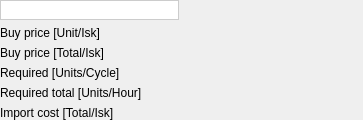
<?xml version="1.0" encoding="UTF-8"?>
<ui version="4.0">
 <class>SchematicRowComponent</class>
 <widget class="QWidget" name="SchematicRowComponent">
  <property name="geometry">
   <rect>
    <x>0</x>
    <y>0</y>
    <width>363</width>
    <height>113</height>
   </rect>
  </property>
  <property name="windowTitle">
   <string>Form</string>
  </property>
  <layout class="QGridLayout" name="gridLayout">
   <property name="leftMargin">
    <number>0</number>
   </property>
   <property name="topMargin">
    <number>0</number>
   </property>
   <property name="rightMargin">
    <number>0</number>
   </property>
   <property name="bottomMargin">
    <number>0</number>
   </property>
   <item row="2" column="0">
    <widget class="QLabel" name="label_8">
     <property name="text">
      <string>Buy price [Total/Isk]</string>
     </property>
    </widget>
   </item>
   <item row="1" column="0">
    <widget class="QLabel" name="label">
     <property name="text">
      <string>Buy price [Unit/Isk]</string>
     </property>
    </widget>
   </item>
   <item row="1" column="1">
    <widget class="QLabel" name="componentBuyPrice">
     <property name="text">
      <string/>
     </property>
    </widget>
   </item>
   <item row="3" column="1">
    <widget class="QLabel" name="quantityPerCycle">
     <property name="text">
      <string/>
     </property>
    </widget>
   </item>
   <item row="3" column="0">
    <widget class="QLabel" name="label_3">
     <property name="text">
      <string>Required [Units/Cycle]</string>
     </property>
    </widget>
   </item>
   <item row="4" column="0">
    <widget class="QLabel" name="label_7">
     <property name="text">
      <string>Required total [Units/Hour]</string>
     </property>
    </widget>
   </item>
   <item row="2" column="1">
    <widget class="QLabel" name="componentBuyPriceTotal">
     <property name="text">
      <string/>
     </property>
    </widget>
   </item>
   <item row="5" column="0">
    <widget class="QLabel" name="label_2">
     <property name="text">
      <string>Import cost [Total/Isk]</string>
     </property>
    </widget>
   </item>
   <item row="4" column="1">
    <widget class="QLabel" name="quantityPerHour">
     <property name="text">
      <string/>
     </property>
    </widget>
   </item>
   <item row="5" column="1">
    <widget class="QLabel" name="importCost">
     <property name="text">
      <string/>
     </property>
    </widget>
   </item>
   <item row="0" column="0">
    <widget class="QLabel" name="componentName">
     <property name="sizePolicy">
      <sizepolicy hsizetype="Preferred" vsizetype="Fixed">
       <horstretch>0</horstretch>
       <verstretch>0</verstretch>
      </sizepolicy>
     </property>
     <property name="minimumSize">
      <size>
       <width>0</width>
       <height>20</height>
      </size>
     </property>
     <property name="font">
      <font>
       <weight>75</weight>
       <bold>true</bold>
      </font>
     </property>
     <property name="styleSheet">
      <string notr="true">#componentName {
	border: 1px solid #CCC;
	background-color: #FFF;
}</string>
     </property>
     <property name="text">
      <string/>
     </property>
     <property name="textInteractionFlags">
      <set>Qt::LinksAccessibleByMouse|Qt::TextSelectableByMouse</set>
     </property>
    </widget>
   </item>
  </layout>
 </widget>
 <resources/>
 <connections/>
</ui>
